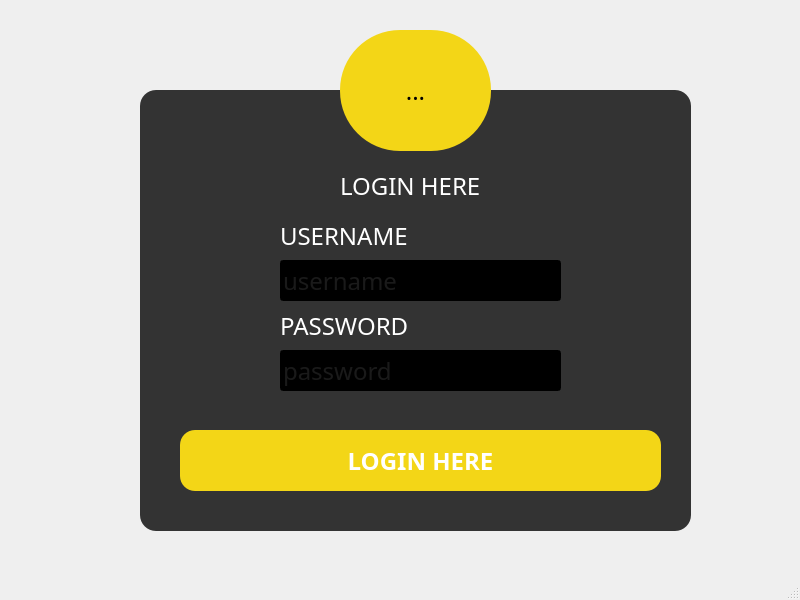
<?xml version="1.0" encoding="UTF-8"?>
<ui version="4.0">
 <class>MainWindow</class>
 <widget class="QMainWindow" name="MainWindow">
  <property name="geometry">
   <rect>
    <x>0</x>
    <y>0</y>
    <width>800</width>
    <height>600</height>
   </rect>
  </property>
  <property name="windowTitle">
   <string>MainWindow</string>
  </property>
  <property name="styleSheet">
   <string notr="true">*{
	background-image: url(:/images/1.jpg);
font-family:century gothic;
font-size:24px;
} 
QFrame{
background:#333;
border-radius:16px;
}
QPushButton
{
border-radius:30px;
background:rgb(243,214,23);
}
QToolButton
{
border-radius:60px;
background:rgb(243,214,23);
}
QLabel{
color:white;
}
QPushButton{
color:white;
border-radius:15px;
}
QPushButton:hover{
color:black;
border-radius:15px;
background:#333;
}
QLineEdit{

background:transparents;
color:#333333;
border-bottum:1px solid;


}
#Form{
background:url(:/images/1.jpg);
}</string>
  </property>
  <widget class="QWidget" name="centralwidget">
   <widget class="QFrame" name="frame">
    <property name="geometry">
     <rect>
      <x>140</x>
      <y>90</y>
      <width>551</width>
      <height>441</height>
     </rect>
    </property>
    <property name="frameShape">
     <enum>QFrame::StyledPanel</enum>
    </property>
    <property name="frameShadow">
     <enum>QFrame::Raised</enum>
    </property>
    <widget class="QLabel" name="label">
     <property name="geometry">
      <rect>
       <x>200</x>
       <y>80</y>
       <width>161</width>
       <height>31</height>
      </rect>
     </property>
     <property name="text">
      <string>LOGIN HERE</string>
     </property>
    </widget>
    <widget class="QPushButton" name="LOGIN">
     <property name="geometry">
      <rect>
       <x>40</x>
       <y>340</y>
       <width>481</width>
       <height>61</height>
      </rect>
     </property>
     <property name="font">
      <font>
       <family>century gothic</family>
       <pointsize>-1</pointsize>
       <weight>75</weight>
       <bold>true</bold>
      </font>
     </property>
     <property name="text">
      <string>LOGIN HERE</string>
     </property>
    </widget>
    <widget class="QLineEdit" name="le_user">
     <property name="geometry">
      <rect>
       <x>140</x>
       <y>170</y>
       <width>281</width>
       <height>41</height>
      </rect>
     </property>
     <property name="text">
      <string/>
     </property>
     <property name="placeholderText">
      <string>username</string>
     </property>
    </widget>
    <widget class="QLineEdit" name="le_pass">
     <property name="geometry">
      <rect>
       <x>140</x>
       <y>260</y>
       <width>281</width>
       <height>41</height>
      </rect>
     </property>
     <property name="text">
      <string/>
     </property>
     <property name="echoMode">
      <enum>QLineEdit::Password</enum>
     </property>
     <property name="placeholderText">
      <string>password</string>
     </property>
    </widget>
    <widget class="QLabel" name="label_2">
     <property name="geometry">
      <rect>
       <x>140</x>
       <y>220</y>
       <width>161</width>
       <height>31</height>
      </rect>
     </property>
     <property name="text">
      <string>PASSWORD</string>
     </property>
    </widget>
    <widget class="QLabel" name="label_3">
     <property name="geometry">
      <rect>
       <x>140</x>
       <y>130</y>
       <width>161</width>
       <height>31</height>
      </rect>
     </property>
     <property name="text">
      <string>USERNAME</string>
     </property>
    </widget>
   </widget>
   <widget class="QToolButton" name="toolButton">
    <property name="geometry">
     <rect>
      <x>340</x>
      <y>30</y>
      <width>151</width>
      <height>121</height>
     </rect>
    </property>
    <property name="text">
     <string>...</string>
    </property>
    <property name="icon">
     <iconset>
      <normaloff>../pngegg.png</normaloff>../pngegg.png</iconset>
    </property>
    <property name="iconSize">
     <size>
      <width>64</width>
      <height>64</height>
     </size>
    </property>
   </widget>
  </widget>
  <widget class="QMenuBar" name="menubar">
   <property name="geometry">
    <rect>
     <x>0</x>
     <y>0</y>
     <width>800</width>
     <height>35</height>
    </rect>
   </property>
  </widget>
  <widget class="QStatusBar" name="statusbar"/>
 </widget>
 <resources/>
 <connections/>
</ui>
